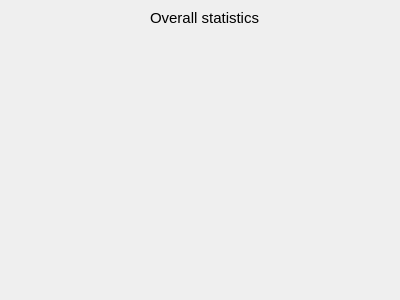
<?xml version="1.0" encoding="UTF-8"?>
<ui version="4.0">
 <class>Statistics</class>
 <widget class="QDialog" name="Statistics">
  <property name="geometry">
   <rect>
    <x>0</x>
    <y>0</y>
    <width>400</width>
    <height>300</height>
   </rect>
  </property>
  <property name="windowTitle">
   <string>Statistics</string>
  </property>
  <widget class="QLabel" name="title">
   <property name="geometry">
    <rect>
     <x>150</x>
     <y>10</y>
     <width>111</width>
     <height>16</height>
    </rect>
   </property>
   <property name="font">
    <font>
     <pointsize>11</pointsize>
    </font>
   </property>
   <property name="text">
    <string>Overall statistics</string>
   </property>
  </widget>
 </widget>
 <resources/>
 <connections/>
</ui>
